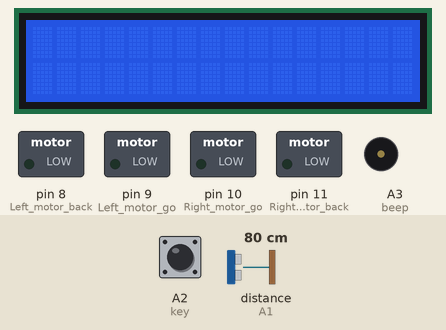
Recording of a sketch running on a simulated Arduino Uno, built with avr-gcc and run on an emulated ATmega328P. Parts: 16×2 character LCD, switched loads named in the sketch (green lamp = pin HIGH), buzzer (waves = sounding, pin HIGH). Dashed ring = blinking. Inputs (shaded band) come from the test bench; at power-on: A2 (key) LOW, distance to the obstacle (sensor on A1) 80 cm. The echo pulse lasts 58.3 µs per cm; pins used as bus, display or sensor lines are not drawn; what the sketch prints to the serial monitor is not drawn.

Above: at 1.2 s.
1.3 s: A2 (key) pulled HIGH for 0.15 s
At 1.58 s:
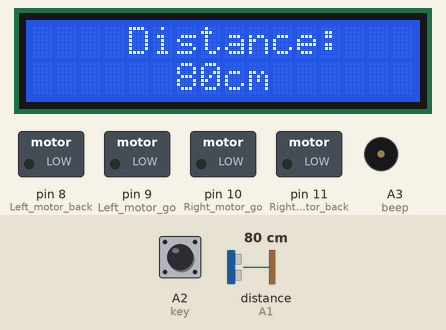
2.0 s: distance to the obstacle (sensor on A1) set to 65 cm
At 2.51 s:
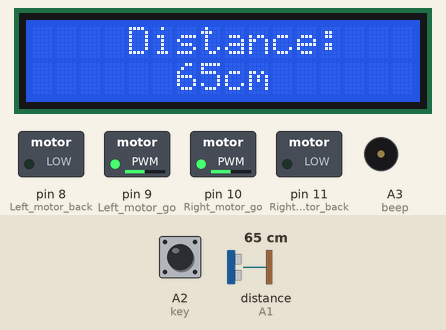
3.8 s: distance to the obstacle (sensor on A1) set to 55 cm
At 4.35 s:
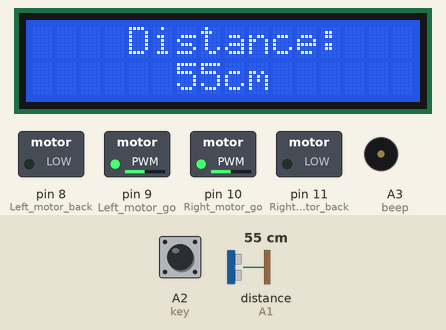
6.8 s: distance to the obstacle (sensor on A1) set to 2 cm
At 6.99 s:
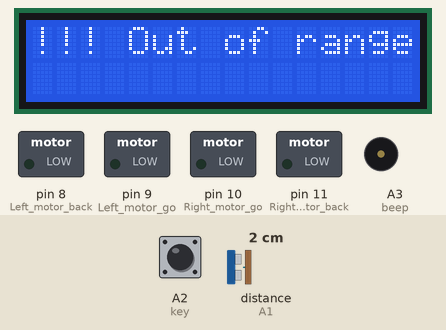
Timing chart, 0 to 10.8 s (numbered marks = the images above; inputs shaded):
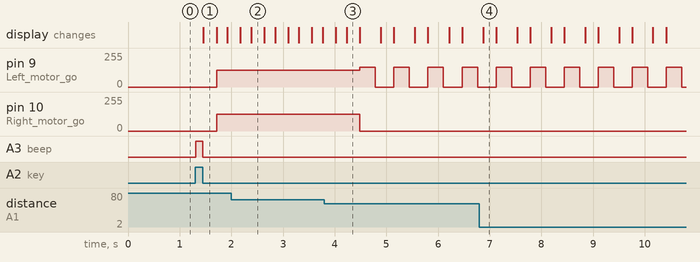

Measured:
- the behaviour switches between 60 and 59 cm on distance to the obstacle (sensor on A1) (found by bisection; images 2 and 3)
- after the input at 1.3 s, pin 9 (Left_motor_go), pin 10 (Right_motor_go): 0/255 → 125/255 after 0.41 s; A3 (beep): LOW → HIGH at once, → LOW 0.14 s later; the display: changes after 0.16 s (image 1)
- after the input at 2.0 s, the display: first differs from a run without the input after 0.39 s (image 2)
- after the input at 3.8 s, pin 9 (Left_motor_go): alternates 150/255 for 0.30 s and 0/255 for 0.36 s, starting after 0.68 s; pin 10 (Right_motor_go): 125/255 → 0/255 after 0.68 s; the display: first differs from a run without the input after 0.43 s (image 3)
- after the input at 6.8 s, the display: changes after 0.07 s (image 4)

The sketch:

avoid_ultrasonic.ino
```cpp
//============================亚博科技===========================
//  智能小车超声波避障实验(无舵机)
//===============================================================
//#include <Servo.h>
#include <LiquidCrystal.h> //申明1602液晶的函数库
//申明1602液晶的引脚所连接的Arduino数字端口，8线或4线数据模式，任选其一
//LiquidCrystal lcd(12,11,10,9,8,7,6,5,4,3,2);   //8数据口模式连线声明
LiquidCrystal lcd(13,12,6,5,4,3); //4数据口模式连线声明

int Echo = A1;  // Echo回声脚(P2.0)
int Trig =A0;  //  Trig 触发脚(P2.1)

int Distance = 0;

int Left_motor_back=8;     //左电机后退(IN1)
int Left_motor_go=9;     //左电机前进(IN2)

int Right_motor_go=10;    // 右电机前进(IN3)
int Right_motor_back=11;    // 右电机后退(IN4)

int key=A2;//定义按键 A2 接口
int beep=A3;//定义蜂鸣器 A3 接口

//const int SensorRight = 3;   	//右循迹红外传感器(P3.2 OUT1)
//const int SensorLeft = 4;     	//左循迹红外传感器(P3.3 OUT2)

//const int SensorRight_2 = 6;   	//右红外传感器(P3.5 OUT4)
//const int SensorLeft_2 = 5;     //左红外传感器(P3.4 OUT3)

//int SL;    //左循迹红外传感器状态
//int SR;    //右循迹红外传感器状态
//int SL_2;    //左红外传感器状态
//int SR_2;    //右红外传感器状态

void setup()
{
  Serial.begin(9600);     // 初始化串口
  //初始化电机驱动IO为输出方式
  pinMode(Left_motor_go,OUTPUT); // PIN 8 (PWM)
  pinMode(Left_motor_back,OUTPUT); // PIN 9 (PWM)
  pinMode(Right_motor_go,OUTPUT);// PIN 10 (PWM)
  pinMode(Right_motor_back,OUTPUT);// PIN 11 (PWM)
  pinMode(key,INPUT);//定义按键接口为输入接口
  pinMode(beep,OUTPUT);
  // pinMode(SensorRight, INPUT); //定义右循迹红外传感器为输入
  // pinMode(SensorLeft, INPUT); //定义左循迹红外传感器为输入
  //pinMode(SensorRight_2, INPUT); //定义右红外传感器为输入
  //pinMode(SensorLeft_2, INPUT); //定义左红外传感器为输入
  //初始化超声波引脚
  pinMode(Echo, INPUT);    // 定义超声波输入脚
  pinMode(Trig, OUTPUT);   // 定义超声波输出脚
  lcd.begin(16,2);      //初始化1602液晶工作                       模式
  //定义1602液晶显示范围为2行16列字符
}
//=======================智能小车的基本动作=========================
//void run(int time)     // 前进
void run(int time)     // 前进
{
  digitalWrite(Right_motor_go,HIGH);  // 右电机前进
  digitalWrite(Right_motor_back,LOW);
  analogWrite(Right_motor_go,125);//PWM比例0~255调速，左右轮差异略增减
  analogWrite(Right_motor_back,0);
  digitalWrite(Left_motor_go,HIGH);  // 左电机前进
  digitalWrite(Left_motor_back,LOW);
  analogWrite(Left_motor_go,125);//PWM比例0~255调速，左右轮差异略增减
  analogWrite(Left_motor_back,0);
  delay(time * 100);   //执行时间，可以调整
}

void brake(int time)  //刹车，停车
{
  digitalWrite(Right_motor_go,LOW);
  digitalWrite(Right_motor_back,LOW);
  digitalWrite(Left_motor_go,LOW);
  digitalWrite(Left_motor_back,LOW);
  delay(time * 100);//执行时间，可以调整
}

//void left(int time)         //左转(左轮不动，右轮前进)
void left()         //左转(左轮不动，右轮前进)
{
  digitalWrite(Right_motor_go,HIGH);	// 右电机前进
  digitalWrite(Right_motor_back,LOW);
  analogWrite(Right_motor_go,100);
  analogWrite(Right_motor_back,0);//PWM比例0~255调速
  digitalWrite(Left_motor_go,LOW);   //左轮后退
  digitalWrite(Left_motor_back,LOW);
  analogWrite(Left_motor_go,0);
  analogWrite(Left_motor_back,0);//PWM比例0~255调速
  //delay(time * 100);	//执行时间，可以调整
}

void spin_left(int time)         //左转(左轮后退，右轮前进)
{
  digitalWrite(Right_motor_go,HIGH);	// 右电机前进
  digitalWrite(Right_motor_back,LOW);
  analogWrite(Right_motor_go,100);
  analogWrite(Right_motor_back,0);//PWM比例0~255调速
  digitalWrite(Left_motor_go,LOW);   //左轮后退
  digitalWrite(Left_motor_back,HIGH);
  analogWrite(Left_motor_go,0);
  analogWrite(Left_motor_back,100);//PWM比例0~255调速
  delay(time * 100);	//执行时间，可以调整
}

void right(int time)
//void right()        //右转(右轮不动，左轮前进)
{
  digitalWrite(Right_motor_go,LOW);   //右电机后退
  digitalWrite(Right_motor_back,LOW);
  analogWrite(Right_motor_go,0);
  analogWrite(Right_motor_back,0);//PWM比例0~255调速
  digitalWrite(Left_motor_go,HIGH);//左电机前进
  digitalWrite(Left_motor_back,LOW);
  analogWrite(Left_motor_go,150);
  analogWrite(Left_motor_back,0);//PWM比例0~255调速
  delay(time * 100);	//执行时间，可以调整
}

void spin_right(int time)        //右转(右轮后退，左轮前进)
{
  digitalWrite(Right_motor_go,LOW);   //右电机后退
  digitalWrite(Right_motor_back,HIGH);
  analogWrite(Right_motor_go,0);
  analogWrite(Right_motor_back,100);//PWM比例0~255调速
  digitalWrite(Left_motor_go,HIGH);//左电机前进
  digitalWrite(Left_motor_back,LOW);
  analogWrite(Left_motor_go,100);
  analogWrite(Left_motor_back,0);//PWM比例0~255调速
  delay(time * 100);	//执行时间，可以调整
}

void back(int time)          //后退
{
  digitalWrite(Right_motor_go,LOW);  //右轮后退
  digitalWrite(Right_motor_back,HIGH);
  analogWrite(Right_motor_go,0);
  analogWrite(Right_motor_back,100);//PWM比例0~255调速
  digitalWrite(Left_motor_go,LOW);  //左轮后退
  digitalWrite(Left_motor_back,HIGH);
  analogWrite(Left_motor_go,0);
  analogWrite(Left_motor_back,150);//PWM比例0~255调速
  delay(time * 100);     //执行时间，可以调整
}
//==========================================================

void keysacn()//按键扫描
{
  int val;
  val=digitalRead(key);//读取数字7 口电平值赋给val
  while(!digitalRead(key))//当按键没被按下时，一直循环
  {
    val=digitalRead(key);//此句可省略，可让循环跑空
  }
  while(digitalRead(key))//当按键被按下时
  {
    delay(10);	//延时10ms
    val=digitalRead(key);//读取数字7 口电平值赋给val
    if(val==HIGH)  //第二次判断按键是否被按下
    {
      digitalWrite(beep,HIGH);		//蜂鸣器响
      while(!digitalRead(key))	//判断按键是否被松开
        digitalWrite(beep,LOW);		//蜂鸣器停止
    }
    else
      digitalWrite(beep,LOW);          //蜂鸣器停止
  }
}

void Distance_test()   // 量出前方距离
{
  digitalWrite(Trig, LOW);   // 给触发脚低电平2μs
  delayMicroseconds(2);
  digitalWrite(Trig, HIGH);  // 给触发脚高电平10μs，这里至少是10μs
  delayMicroseconds(10);
  digitalWrite(Trig, LOW);    // 持续给触发脚低电
  float Fdistance = pulseIn(Echo, HIGH);  // 读取高电平时间(单位：微秒)
  Fdistance= Fdistance/58;       //为什么除以58等于厘米，  Y米=（X秒*344）/2
  // X秒=（ 2*Y米）/344 ==》X秒=0.0058*Y米 ==》厘米=微秒/58
  Serial.print("Distance:");      //输出距离（单位：厘米）
  Serial.println(Fdistance);         //显示距离
  Distance = Fdistance;
}

void Distance_display()//显示距离
{
   if((2<Distance)&(Distance<400))
  {
    lcd.home();        //把光标移回左上角，即从头开始输出
    lcd.print("    Distance: ");       //显示
    lcd.setCursor(6,2);   //把光标定位在第2行，第6列
    lcd.print(Distance);        //显示距离
    lcd.print("cm");            //显示
  }
  else
  {
    lcd.home();        //把光标移回左上角，即从头开始输出
    lcd.print("!!! Out of range");       //显示超出距离
  }
  delay(250);
  lcd.clear();
}

void loop()
{
  keysacn();	   //调用按键扫描函数
  while(1)
  {
    Distance_test();//测量前方距离
    Distance_display();//液晶屏显示距离
    if(Distance < 60)//数值为碰到障碍物的距离，可以按实际情况设置
      while(Distance < 60)//再次判断是否有障碍物，若有则转动方向后，继续判断
      {
        right(3);//右转
        brake(1);//停车
        Distance_test();//测量前方距离
        Distance_display();//液晶屏显示距离
      }
    else
      run(2);//无障碍物，直行
  }
}
```
